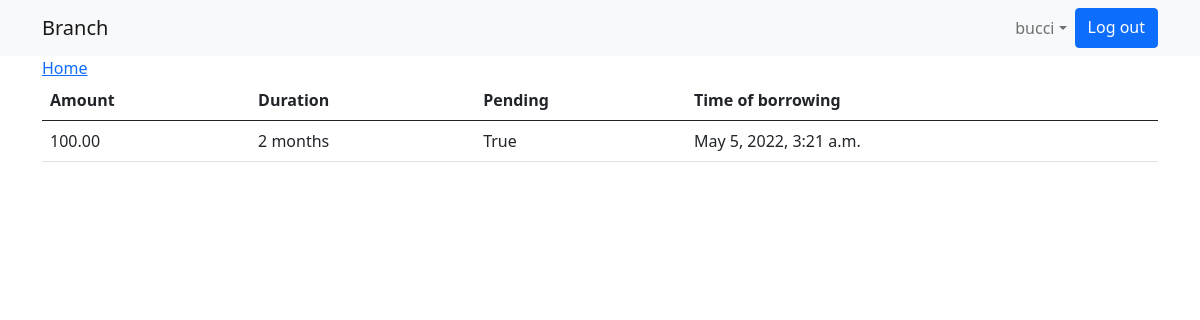
Page /accounts/loan_statement/5/ (signed in) on the committed database.
### branch/models.py (models this page shows, shortened)
class Loan(models.Model):
    name = models.CharField(max_length=30, default="name")
    description = models.CharField(max_length=100)
    amount= models.DecimalField( max_digits=12, decimal_places=2)
    customer=models.ForeignKey(Customer, on_delete=models.CASCADE)
    duration=models.IntegerField()
    pending=models.BooleanField(default=False)
    timestamp = models.DateTimeField(auto_now_add = True)

### branch/views.py (the view)
# urls.py: path('accounts/loan_statement/<int:pk>/',views.loan_statement,name='loan_statement'),
def loan_statement(request,pk):
    account = get_object_or_404(Account, pk=pk)
    loans = Loan.objects.filter(customer__user=request.user)
    if request.method == 'GET':
        return render(request, 'loan_statement.html', { 'account':account, 'loans':loans})

### templates/loan_statement.html
{% extends 'base.html' %}
{% block content %}
<div class="container">
  <form class="" action="" method="post">
<a href="{%url 'home'%}" type="submit" name="button">Home</a>
<table class="table">
  <thead>
    <tr>
      <th scope="col">Amount</th>
      <th scope="col">Duration</th>
      <th scope="col">Pending</th>
      <th scope="col">Time of borrowing</th>
    </tr>
  </thead>
  <tbody>
    <tr>
{% for loan in loans%}
      <td > {{loan.amount}}</td>
      <td > {{loan.duration}} months</td>
      <td >
        {{loan.pending}}
    </td>
      <td > {{loan.timestamp}}</td>
    </tr>
    {% endfor %}
  </tbody>
</table>
  </form>
</div>
{% endblock %}

### templates/base.html (shortened to what this page needs)
{% load static %}<!doctype html>
<html lang="en">
  <head>
    <link href="https://cdn.jsdelivr.net/npm/bootstrap@5.0.2/dist/css/bootstrap.min.css" rel="stylesheet">
  </head>
  <body>
    {%block body%}
      <nav class="navbar navbar-expand-lg navbar-light bg-light">
          <div class="container">
            <a class="navbar-brand" href="{% url 'home' %}"> Branch </a>
          {% if user.is_authenticated%}
          <div class="collapse navbar-collapse" id="navbarResponsive">
            <ul class="navbar-nav ms-auto">
              <li class="nav-item active">
                  <li class="nav-item">
                      <a class="nav-item nav-link dropdown-toggle mr-md-2" href="#" id="userMenu" data-toggle="dropdown" aria-haspopup="true" aria-expanded="false">{{user.username}}</a>
                  </li>
                        <a class="btn btn-primary ml-auto"href="{% url 'account_logout' %}">Log out</a>
                </ul>
              </div>
            </div>
          </nav>
          {% endif%}
  <div lass="container">
  {% block content %}{% endblock %}
  </div>
      {% endblock body%}
  </body>
</html>

### rows in the picture
Loan: amount "100.00", duration "2", pending "True", timestamp "May 5, 2022, 3:21 a.m."

### other values in the picture
{{ user.username }} "bucci"
